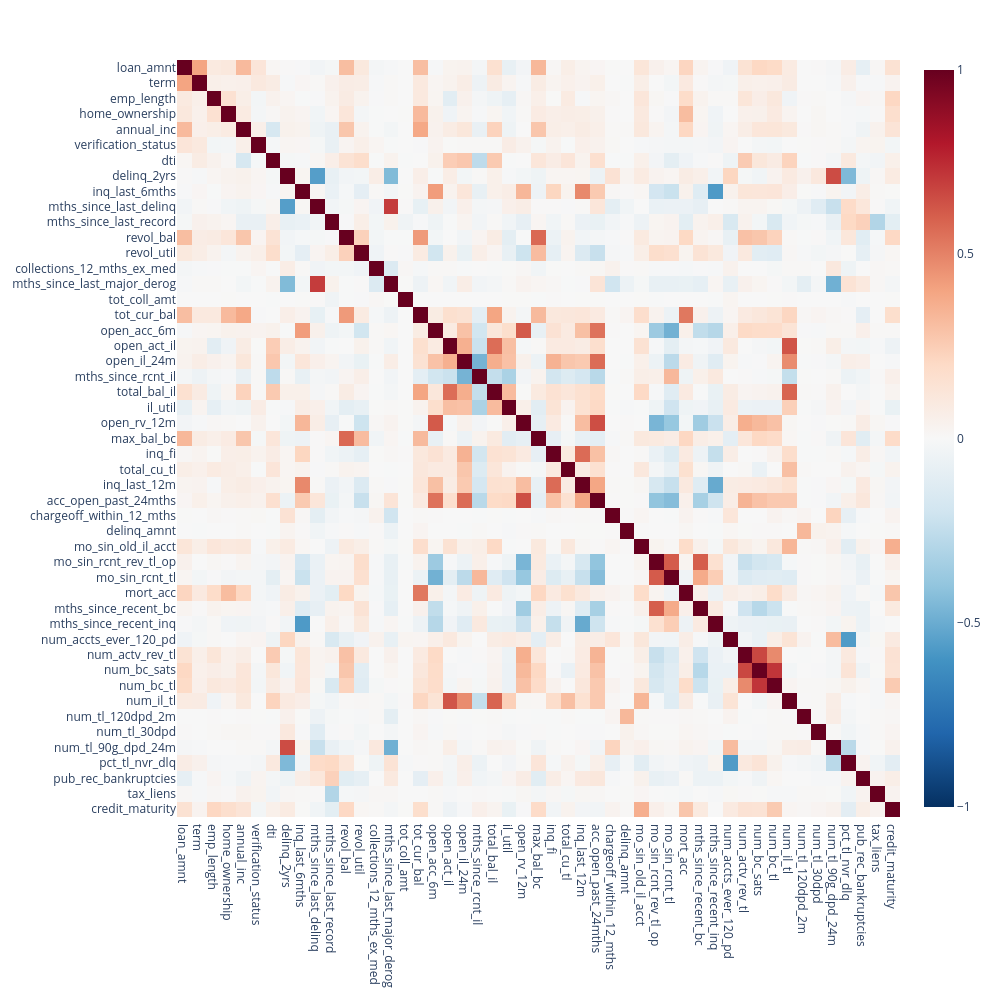

Notebook code for this chart:
### Code cell
#Final check at X_train_tree corr_matrix

numeric_df = X_train_tree.select_dtypes(include=['int64', 'float64',])

corr_matrix = numeric_df.corr(method='pearson')


fig = px.imshow(
    corr_matrix, 
    text_auto=False, 
    aspect="auto", 
    color_continuous_scale='RdBu_r', 
    zmin=-1, zmax=1
)
fig.update_layout(width=1000, height=1000)
fig.show()
X_train_tree

### Figure 1 — Plotly figure (JSON) as saved in the notebook; plotly's stock layout.template omitted (floating-point values rounded to 4 significant figures; data arrays with more than 128 entries replaced by an {"elided": "..."} marker saying what was removed)
{"data": [{"coloraxis": "coloraxis", "hovertemplate": "x: %{x}<br>y: %{y}<br>color: %{z}<extra></extra>", "name": "0", "type": "heatmap", "x": ["loan_amnt", "term", "emp_length", "home_ownership", "annual_inc", "verification_status", "dti", "delinq_2yrs", "inq_last_6mths", "mths_since_last_delinq", "mths_since_last_record", "revol_bal", "revol_util", "collections_12_mths_ex_med", "mths_since_last_major_derog", "tot_coll_amt", "tot_cur_bal", "open_acc_6m", "open_act_il", "open_il_24m", "mths_since_rcnt_il", "total_bal_il", "il_util", "open_rv_12m", "max_bal_bc", "inq_fi", "total_cu_tl", "inq_last_12m", "acc_open_past_24mths", "chargeoff_within_12_mths", "delinq_amnt", "mo_sin_old_il_acct", "mo_sin_rcnt_rev_tl_op", "mo_sin_rcnt_tl", "mort_acc", "mths_since_recent_bc", "mths_since_recent_inq", "num_accts_ever_120_pd", "num_actv_rev_tl", "num_bc_sats", "num_bc_tl", "num_il_tl", "num_tl_120dpd_2m", "num_tl_30dpd", "num_tl_90g_dpd_24m", "pct_tl_nvr_dlq", "pub_rec_bankruptcies", "tax_liens", "credit_maturity"], "xaxis": "x", "y": ["loan_amnt", "term", "emp_length", "home_ownership", "annual_inc", "verification_status", "dti", "delinq_2yrs", "inq_last_6mths", "mths_since_last_delinq", "mths_since_last_record", "revol_bal", "revol_util", "collections_12_mths_ex_med", "mths_since_last_major_derog", "tot_coll_amt", "tot_cur_bal", "open_acc_6m", "open_act_il", "open_il_24m", "mths_since_rcnt_il", "total_bal_il", "il_util", "open_rv_12m", "max_bal_bc", "inq_fi", "total_cu_tl", "inq_last_12m", "acc_open_past_24mths", "chargeoff_within_12_mths", "delinq_amnt", "mo_sin_old_il_acct", "mo_sin_rcnt_rev_tl_op", "mo_sin_rcnt_tl", "mort_acc", "mths_since_recent_bc", "mths_since_recent_inq", "num_accts_ever_120_pd", "num_actv_rev_tl", "num_bc_sats", "num_bc_tl", "num_il_tl", "num_tl_120dpd_2m", "num_tl_30dpd", "num_tl_90g_dpd_24m", "pct_tl_nvr_dlq", "pub_rec_bankruptcies", "tax_liens", "credit_maturity"], "yaxis": "y", "z": {"elided": "49x49 float values"}}], "layout": {"coloraxis": {"cmax": 1, "cmin": -1, "colorscale": [[0, "rgb(5,48,97)"], [0.1, "rgb(33,102,172)"], [0.2, "rgb(67,147,195)"], [0.3, "rgb(146,197,222)"], [0.4, "rgb(209,229,240)"], [0.5, "rgb(247,247,247)"], [0.6, "rgb(253,219,199)"], [0.7, "rgb(244,165,130)"], [0.8, "rgb(214,96,77)"], [0.9, "rgb(178,24,43)"], [1, "rgb(103,0,31)"]]}, "height": 1000, "margin": {"t": 60}, "width": 1000, "xaxis": {"anchor": "y", "domain": [0, 1]}, "yaxis": {"anchor": "x", "autorange": "reversed", "domain": [0, 1]}}}
